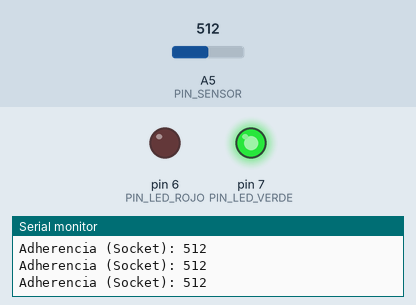
Recording of a sketch running on a simulated Arduino Uno, built with avr-gcc and run on an emulated ATmega328P. Shown: output pins drawn as LEDs (lit = HIGH), the last lines printed to the serial monitor. The test bench sets the inputs (shaded band); at power-on: A5 (PIN_SENSOR) = 512.

Above: at 1.2 s.
1.3 s: A5 (PIN_SENSOR) set to 484
At 2.7 s:
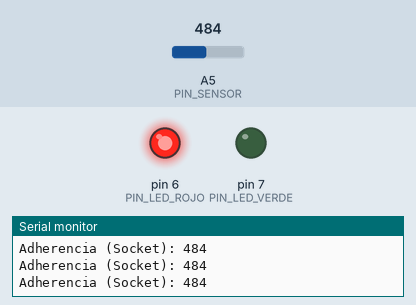
3.0 s: A5 (PIN_SENSOR) set to 510
At 4.1 s:
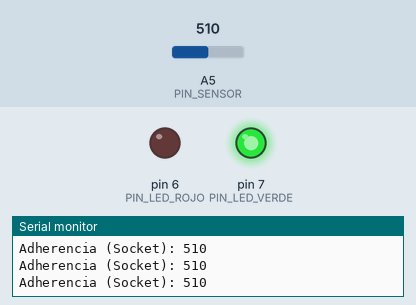
4.5 s: A5 (PIN_SENSOR) set to 490
At 5.4 s:
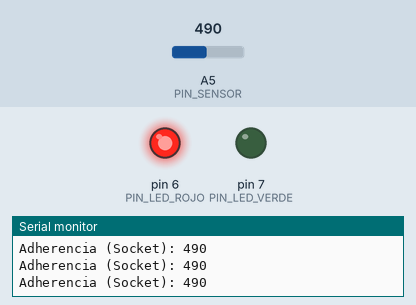
Timing chart, 0 to 7.5 s (numbered marks = the images above; inputs shaded):
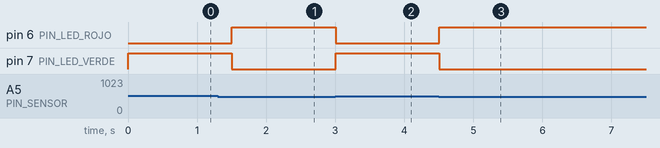

The sketch:

Codigo_SensorPiezoelectrico.ino
```cpp
#include <Arduino.h>

// Pines del sensor y de los LEDs indicadores
#define PIN_SENSOR 5       // IO5 - entrada del sensor piezoeléctrico
#define PIN_LED_ROJO 6     // IO6
#define PIN_LED_VERDE 7    // IO7

#define UMBRAL 500

void setup() {
  Serial.begin(115200);

  // Configuración de pines: sensor como entrada, LEDs como salida
  pinMode(PIN_SENSOR, INPUT);
  pinMode(PIN_LED_ROJO, OUTPUT);
  pinMode(PIN_LED_VERDE, OUTPUT);
}

void loop() {
  // Lectura del sensor piezoeléctrico
  int valorSensor = analogRead(PIN_SENSOR);

  // Comparación con el umbral para indicar adherencia con el LED
  if (valorSensor < UMBRAL) {
    digitalWrite(PIN_LED_ROJO, 1);
    digitalWrite(PIN_LED_VERDE, 0);
  } else {
    digitalWrite(PIN_LED_ROJO, 0);
    digitalWrite(PIN_LED_VERDE, 1);
  }

  // Envío del valor leído por el puerto serial
  Serial.print("Adherencia (Socket): ");
  Serial.println(valorSensor);

  delay(250);
}
```

Measured:
- the behaviour switches between 500 and 499 on A5 (PIN_SENSOR) (found by bisection; images 0 and 1)
- after the input at 1.3 s, pin 6 (PIN_LED_ROJO): LOW → HIGH after 0.20 s; pin 7 (PIN_LED_VERDE): HIGH → LOW after 0.20 s
- after the input at 3.0 s, pin 6 (PIN_LED_ROJO): HIGH → LOW at once; pin 7 (PIN_LED_VERDE): LOW → HIGH at once
- after the input at 4.5 s, pin 6 (PIN_LED_ROJO): LOW → HIGH at once; pin 7 (PIN_LED_VERDE): HIGH → LOW at once
